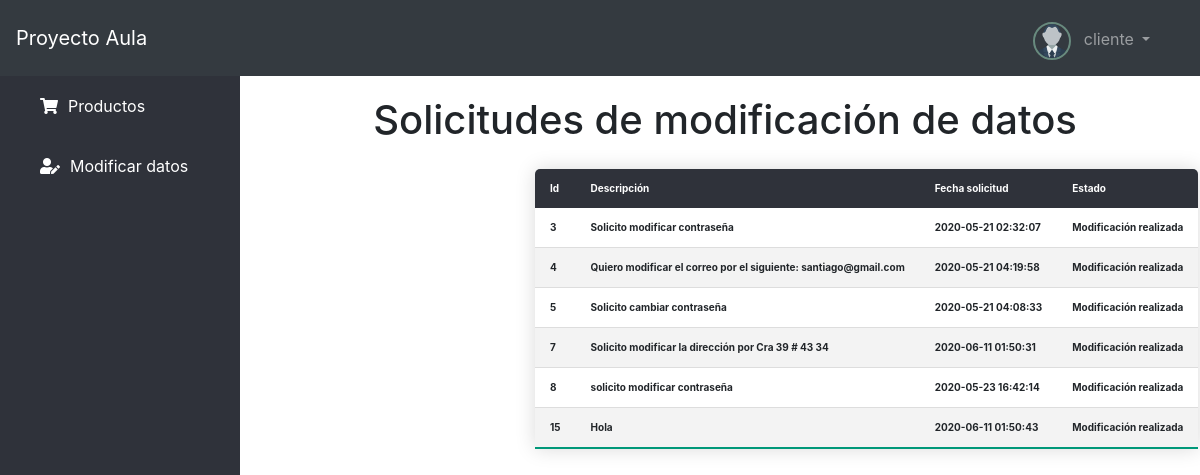
The page /notification/showRequest&user=cliente (signed in) on the database its author committed.
### tables this page shows
CREATE TABLE `notificaciones` (
  `id_not` int(11) NOT NULL,
  `descripcion` varchar(200) NOT NULL,
  `fecha` timestamp NOT NULL DEFAULT CURRENT_TIMESTAMP ON UPDATE CURRENT_TIMESTAMP,
  `usuarioN` varchar(45) NOT NULL,
  `estado` varchar(45) DEFAULT NULL
);

### config/ConfigBD.php (called while the page is built)
<?php
    class Database {
        static function connect(){
            $db = new mysqli('localhost', 'root', '', 'bdproyectoaula1');
            $db->query("SET NAMES 'utf8'");
            return $db;
        }
    }

### models/Notification.php (called while the page is built, shortened)
<?php
class Notification {
    var $db;
    public function __construct(){
        $this->db = Database::connect();
    }
    public function notificationRequest($nombre){
        $sql = "SELECT * FROM notificaciones WHERE usuarioN = '".$nombre."'";
        $request = $this->db->query($sql);
        if($request){
            return $request;
        } else {
            return false;
        }
    }
}

### views/notifications/showRequests.php (the view)
<?php if(isset($_SESSION['usuario'])) : ?>
<h1 class="titulo-all">Solicitudes de modificación de datos</h1>
<table id="tabla" class="content-table tam-table-producto">
        <thead>
            <tr>
                <th>Id</th>
                <th>Descripción</th>
                <th>Fecha solicitud</th>
                <th>Estado</th>
            </tr>
        </thead>
        <tbody>
        <?php while($req = $reqs->fetch_object()) : ?>
            <tr>
                <th><?=$req->id_not?></th>
                <th><?=$req->descripcion?></th>
                <th><?=$req->fecha?></th>
                <?php if($req->estado == 'activo') : ?>
                <th>Pendiente por modificar</th>
                <?php else : ?>
                <th>Modificación realizada</th>
                <?php endif; ?>
            </tr>
        <?php endwhile; ?>
        </tbody>
    </table>
<?php endif; ?>

### assets/css/menu.css (style rules this page uses)
body { margin: 0; padding: 0; font-family: "Roboto", sans-serif; }
.content-table { border-collapse: collapse; margin: 25px 0; font-size: 0.9em; min-width: 400px; border-radius: 5px 5px 0 0; overflow: hidden; box-shadow: 0 0 20px rgba(0, 0, 0, 0.15); }
.content-table thead tr { background-color:#2f323a; color: #ffffff; text-align: left; font-weight: bold; }
.content-table th, .content-table td { padding: 12px 15px; font-size: 10px; }
.content-table tbody tr { border-bottom: 1px solid #dddddd; }
.content-table tbody tr:nth-of-type(even) { background-color: #f3f3f3; font-size: 10px; }
.content-table tbody tr:last-of-type { border-bottom: 2px solid #009879; font-size: 10px; }
.tam-table-producto { font-size: 50px; margin-left:30%; }
.titulo-all { text-align: center; }

### rows shown on the page
notificaciones: id_not "3", descripcion "Solicito modificar contraseña", fecha "2020-05-21 02:32:07", estado "Modificación realizada"
notificaciones: id_not "4", descripcion "Quiero modificar el correo por el siguiente: santiago@gmail.com", fecha "2020-05-21 04:19:58", estado "Modificación realizada"
notificaciones: id_not "5", descripcion "Solicito cambiar contraseña", fecha "2020-05-21 04:08:33", estado "Modificación realizada"
notificaciones: id_not "7", descripcion "Solicito modificar la dirección por Cra 39 # 43 34", fecha "2020-06-11 01:50:31", estado "Modificación realizada"
notificaciones: id_not "8", descripcion "solicito modificar contraseña", fecha "2020-05-23 16:42:14", estado "Modificación realizada"
notificaciones: id_not "15", descripcion "Hola", fecha "2020-06-11 01:50:43", estado "Modificación realizada"

### other values the page prints
$_SESSION['identity']->nombre "cliente"
